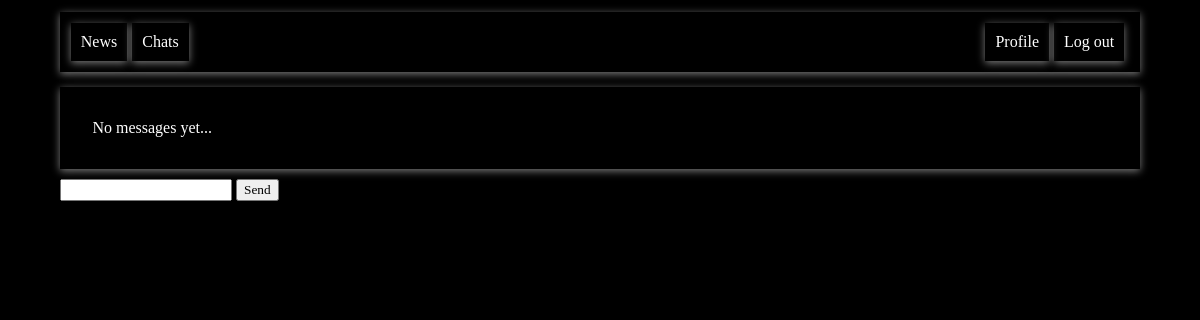
Page /chatlist/4 (signed in) on the earlier database version.
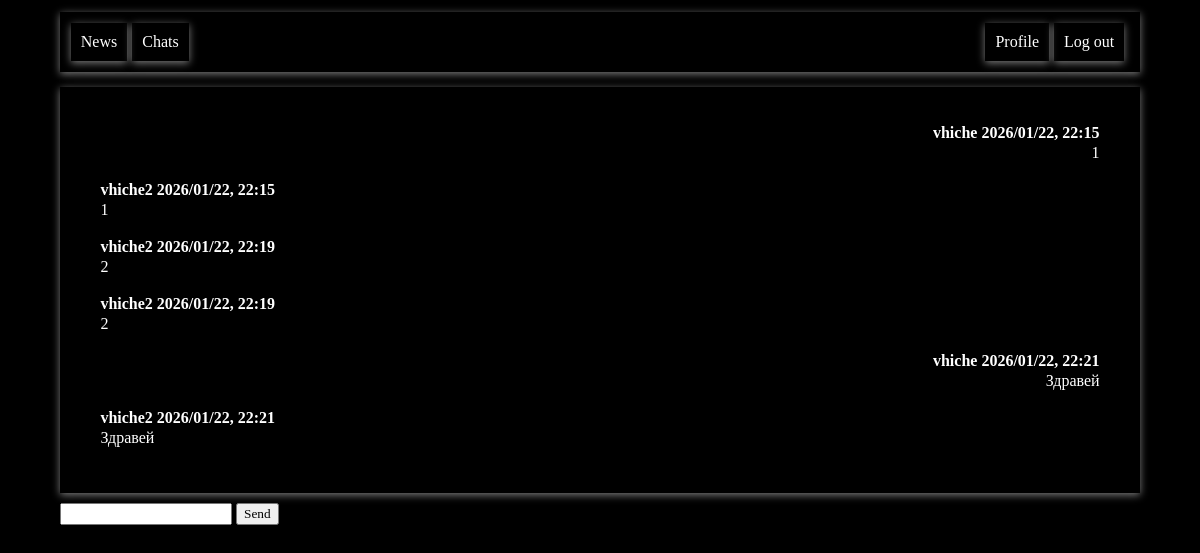
Same page on the later database version.
### tables this page shows
CREATE TABLE message (
    id INTEGER PRIMARY KEY,
    text TEXT NOT NULL,
    datetime DATETIME NOT NULL,
    chat_id INTEGER NOT NULL,
    sender_id INTEGER NOT NULL,
    FOREIGN KEY (chat_id) REFERENCES chat(id),
    FOREIGN KEY (sender_id) REFERENCES client(id)
);

CREATE TABLE client (
    id INTEGER PRIMARY KEY,
    email TEXT NOT NULL,
    password TEXT NOT NULL
, about, username);

### main.py (the view)
@app.route('/chatlist/<chat_id>')
@login_required
def chat(chat_id):
    messages = getMessagesByChatId(int(chat_id))
    for i in range(len(messages)):
        messages[i].update({"sender_username": getUserById(messages[i]["sender_id"])["username"]})
    return render_template("chat.html", messages=messages, chat_id=chat_id)

### db/clients.py (called while the page is built)
def getUserById(id):
    connection = get_connection()
    query = "SELECT * FROM client WHERE id = (?)"
    args = (id,)
    cur = connection.execute(query, args)
    res = cur.fetchone()
    cur.close()
    return res

### db/config.py (called while the page is built)
def get_connection():
    connection = sqlite3.connect(DATABASE)
    connection.row_factory = dict_factory
    return connection

def dict_factory(cursor, row):
    d = {}
    for idx, col in enumerate(cursor.description):
        d[col[0]] = row[idx]
    return d

### db/messages.py (called while the page is built)
def getMessagesByChatId(id):
    connection = get_connection()
    connection.execute("""
CREATE TABLE IF NOT EXISTS message (
    id INTEGER PRIMARY KEY,
    text TEXT NOT NULL,
    datetime DATETIME NOT NULL,
    chat_id INTEGER NOT NULL,
    sender_id INTEGER NOT NULL,
    FOREIGN KEY (chat_id) REFERENCES chat(id),
    FOREIGN KEY (sender_id) REFERENCES client(id)
)
    """)
    query = """SELECT * FROM message WHERE chat_id = ?"""
    args = [id]
    cur = connection.execute(query, args)
    res = cur.fetchall()
    cur.close()
    connection.close()
    return res

### main.py (called while the page is built)
def login_required(f):
    @wraps(f)
    def check_permissions(*args, **kwargs):
        client_id = session.get("id")
        if client_id is None:
            return redirect(url_for('sign_in'))
        return f(*args, **kwargs)
    return check_permissions

### templates/chat.html (shortened to what this page needs)
<!DOCTYPE html>
<html>
<head>
  <link href="{{ url_for('static', filename='styles/global.css') }}" rel="stylesheet" type="text/css" />
  <link href="{{ url_for('static', filename='styles/chat.css') }}" rel="stylesheet" type="text/css" />
</head>
<body>
  <div class="main">
      <div class="navigation ">
          <div class="navigation-side">
              {% if session["id"] %}
              <div class="navigation-item">
                  <a href="{{url_for('feed')}}">News</a>
              </div>
              <div class="navigation-item">
                  <a href="{{url_for('chat_list')}}">Chats</a>
              </div>
              {% endif %}
          </div>
          <div class="navigation-side">
              {% if session["id"] %}
              <div class="navigation-item">
                   <a href="{{url_for('profile', client_id = session['id'])}}">Profile</a>
              </div>
              {% else %}
              <div class="navigation-item">
                  <a href="{{url_for('sign_in')}}">Log in</a>
              </div>
              {% endif %}
              {% if session["id"] %}
              <div class="navigation-item">
                  <a href="{{url_for('log_out')}}">Log out</a>
              </div>
              {% endif %}
          </div>
      </div>
      {% if messages|length == 0 %}
    <div class="box">No messages yet...</div>
    {% else %}
    <div class="box" id="messages-holder">
        {% for message in messages %}
        <div>
              {% if message.sender_id != session['id'] %}
              <div class="message left">
                  <div class="message-header">
                      <span class="message-author">{{message.sender_username}}</span>
                      <span class="message-datetime">{{message.datetime}}</span>
                  </div>
                  <div class="message-text">{{message.text}}</div>
              </div>
              {% else %}
              <div class="message right">
                  <div class="message-header">
                      <span class="message-author">{{message.sender_username}}</span>
                      <span class="message-datetime">{{message.datetime}}</span>
                  </div>
                  <div class="message-text">{{message.text}}</div>
              </div>
              {% endif %}
        </div>
        {% endfor %}
    </div>
    {% endif %}
    <input type="text" id="text" autocomplete="off">
    <button onclick="sendMessage()">Send</button>
  </div>
</body>
</html>

### static/styles/global.css (style rules this page uses)
* { font-family: 'Ariel', cursive; margin: 0px; }
a { text-decoration: none; color: white; }
.box { padding: 3%; box-shadow: rgba(156, 156, 156, 0.8) 0px 2px 8px 0px; margin-bottom: 10px; }
.navigation { padding: 1%; box-shadow: rgba(156, 156, 156, 0.8) 0px 2px 8px 0px; margin-bottom: 15px; display: flex; justify-content: space-between; }
.navigation-side { display: flex; justify-content: space-between; }
.navigation-item { text-decoration: none; box-shadow: rgba(156, 156, 156, 0.8) 0px 2px 8px 0px; padding: 10px; color: white; margin-right: 5px; }
.main { margin: 1%; margin-left: 5%; margin-right: 5%; }
html { background-color: black; color:white; }

### static/styles/chat.css (style rules this page uses)
.message { margin-left: 3px; margin-right: 3px; margin-bottom: 9px; padding: 5px; }
.left { text-align: start; }
.right { text-align: end; }
.message-header { font-weight: bold; margin-bottom: 2px; }
#messages-holder { display: block; max-height: 60vh; overflow: scroll; overflow-x: hidden; }

Differences in the rows shown:
added message: sender_username "vhiche", datetime "2026/01/22, 22:15", text "1"
added message: sender_username "vhiche2", datetime "2026/01/22, 22:15", text "1"
added message: sender_username "vhiche2", datetime "2026/01/22, 22:19", text "2"
added message: sender_username "vhiche2", datetime "2026/01/22, 22:19", text "2"
added message: sender_username "vhiche", datetime "2026/01/22, 22:21", text "Здравей"
added message: sender_username "vhiche2", datetime "2026/01/22, 22:21", text "Здравей"
Other differences:
text no longer shown: "No messages yet..."
